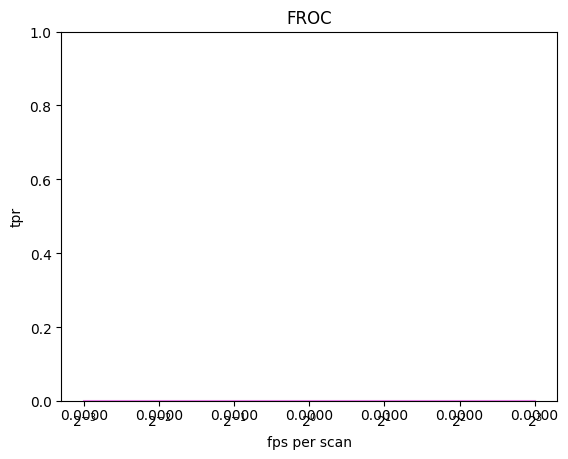

Generate this figure with Python:
import matplotlib
from numpy.core.fromnumeric import argsort, mean
matplotlib.use("AGG")
import matplotlib.pyplot as plt
import pandas as pd
import numpy as np
import sys
from sklearn.metrics import roc_curve

NUM_IMAGE = 888

def main():
    csv: np.ndarray  = pd.read_csv(sys.argv[1], header=None).values
    output = csv[:, 0]
    target = csv[:, 1]
    fpr, tpr, threshold = roc_curve(target, output)
    sort_arg = argsort(fpr)
    fpr = fpr[sort_arg]
    tpr = tpr[sort_arg]

    froc_fps = [1/8, 1/4, 1/2, 1, 2, 4, 8]
    froc_tpr = np.interp(froc_fps, fpr*NUM_IMAGE, tpr)
    print("froc tpr", froc_tpr)
    print("average tpr:", mean(froc_tpr))

    plt.figure()
    plt.title("FROC")
    for _fps, _tpr in zip(froc_fps, froc_tpr):
        plt.annotate(f"{_tpr:.4f}", (_fps , _tpr ), xytext=(_fps-0.2*_fps, _tpr-0.05))
    plt.xlabel("fps per scan")
    plt.ylabel("tpr")
    plt.ylim([0, 1])
    plt.xscale("log", base=2)
    plt.xticks(froc_fps)
    plt.plot(froc_fps, froc_tpr, color="violet")
    plt.fill_between(froc_fps, froc_tpr, 0, color="plum", alpha=0.4)
    plt.savefig("froc.png", bbox_inches="tight")
    plt.close()

if __name__ == "__main__":
    assert len(sys.argv) == 2, f"expected two args but got {len(sys.argv)}"  # python3 froc.py output.file
    main()